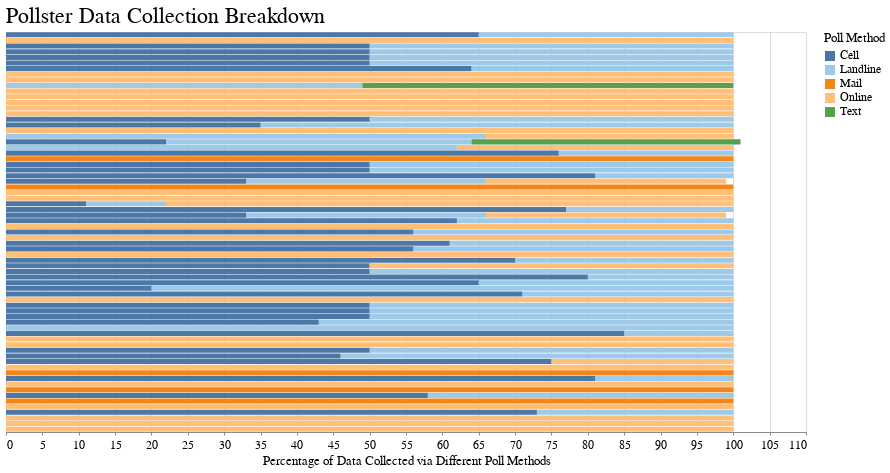

The code cell stored with this chart in its notebook:
### Code cell
# Y-axis containing pollster names were removed to focus attention on the relative frequency of each method (indicated by bar color)
poll_methods = alt.Chart(alt_chart, title='Pollster Data Collection Breakdown').mark_bar().encode(
x=alt.X('sum(Percent)', title='Percentage of Data Collected via Different Poll Methods'),
y=alt.Y('Pollster', axis=None),
color=alt.Color('Type', title='Poll Method', scale=alt.Scale(scheme='tableau20')),
tooltip=['Pollster', 'Cell', 'Landline', 'Text', 'Online', 'Mail']).properties(background='white', height=400)
poll_methods

### Figure 1 — Vega-Lite specification as saved in the notebook (floating-point values rounded to 4 significant figures; data arrays with more than 128 entries replaced by an {"elided": "..."} marker saying what was removed)
{"$schema": "https://vega.github.io/schema/vega-lite/v3.4.0.json", "background": "white", "config": {"arc": {"fill": "#82c6df"}, "area": {"fill": "#82c6df"}, "axis": {"labelFont": "Benton Gothic, sans", "labelFontSize": 11.5, "labelFontWeight": "normal", "titleFont": "Benton Gothic Bold, sans", "titleFontSize": 13, "titleFontWeight": "normal"}, "axisX": {"labelAngle": 0, "labelPadding": 4, "tickSize": 3}, "axisY": {"labelBaseline": "middle", "maxExtent": 45, "minExtent": 45, "tickSize": 2, "titleAlign": "left", "titleAngle": 0, "titleX": -45, "titleY": -11}, "background": "#ffffff", "bar": {"fill": "#82c6df"}, "legend": {"labelFont": "Benton Gothic, sans", "labelFontSize": 11.5, "symbolType": "square", "titleFont": "Benton Gothic Bold, sans", "titleFontSize": 13, "titleFontWeight": "normal"}, "line": {"stroke": "#82c6df", "strokeWidth": 3}, "path": {"stroke": "#82c6df"}, "point": {"stroke": "#82c6df"}, "range": {"category": ["#3580b1", "#ec8431", "#ab7fb4", "#c89d29", "#adc839", "#829eb1"], "diverging": ["#e68a4f", "#f4bb6a", "#f9e39c", "#dadfe2", "#a6b7c6", "#849eae"], "heatmap": ["#fbf2c7", "#f9e39c", "#f8d36e", "#f4bb6a", "#e68a4f", "#d15a40", "#ab4232"], "ordinal": ["#fbf2c7", "#f9e39c", "#f8d36e", "#f4bb6a", "#e68a4f", "#d15a40", "#ab4232"], "ramp": ["#fbf2c7", "#f9e39c", "#f8d36e", "#f4bb6a", "#e68a4f", "#d15a40", "#ab4232"]}, "rect": {"fill": "#82c6df"}, "shape": {"stroke": "#82c6df"}, "symbol": {"fill": "#82c6df", "size": 30}, "title": {"anchor": "start", "font": "Benton Gothic Bold, sans", "fontColor": "#000000", "fontSize": 22, "fontWeight": "normal"}, "view": {"height": 450, "width": 800}}, "data": {"name": "data-70630f41f7b24fe449d3f3b5f87beeb7"}, "datasets": {"data-70630f41f7b24fe449d3f3b5f87beeb7": {"elided": "355 records"}}, "encoding": {"color": {"field": "Type", "scale": {"scheme": "tableau20"}, "title": "Poll Method", "type": "nominal"}, "tooltip": [{"field": "Pollster", "type": "nominal"}, {"field": "Cell", "type": "quantitative"}, {"field": "Landline", "type": "quantitative"}, {"field": "Text", "type": "quantitative"}, {"field": "Online", "type": "quantitative"}, {"field": "Mail", "type": "quantitative"}], "x": {"aggregate": "sum", "field": "Percent", "title": "Percentage of Data Collected via Different Poll Methods", "type": "quantitative"}, "y": {"axis": null, "field": "Pollster", "type": "nominal"}}, "height": 400, "mark": "bar", "title": "Pollster Data Collection Breakdown"}
